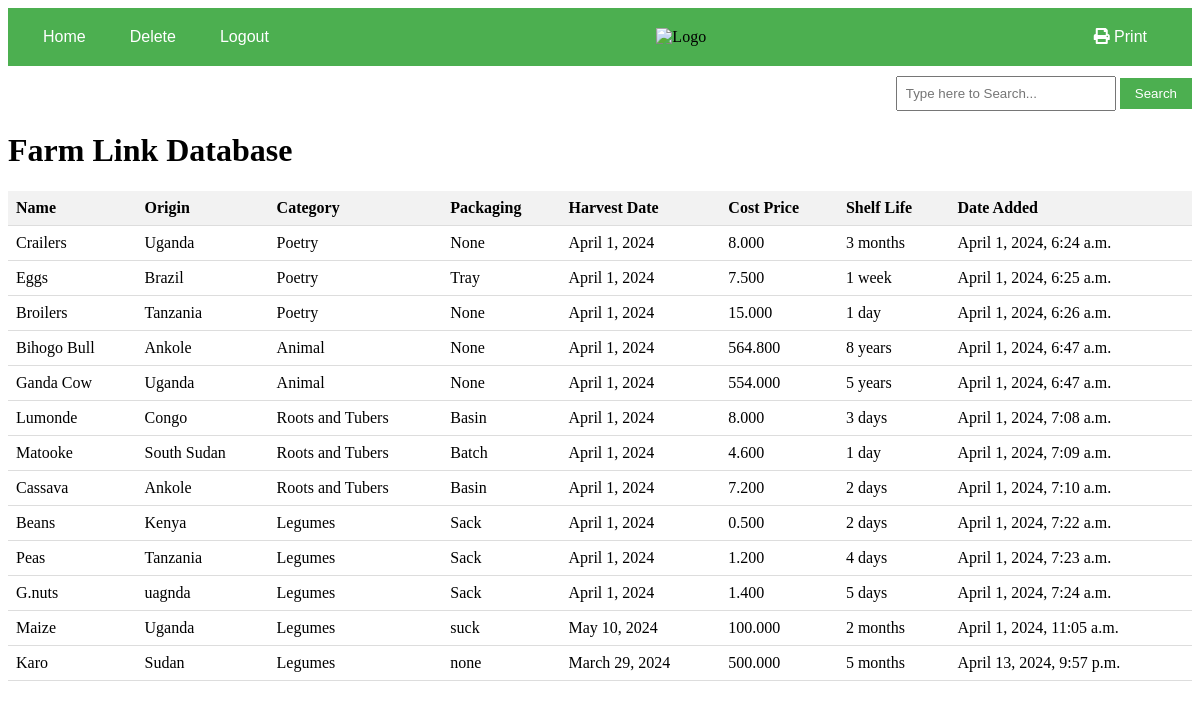
The app's page /product_list/ (signed in) with its own data.
### myproduct/models.py (models this page shows, shortened)
class product(models.Model):
    name = models.CharField(max_length=100, null=True)
    origin = models.CharField(max_length=100, null=True)
    category = models.CharField(max_length=100, choices=CATEGORY_PRODUCT, null=True)
    packaging = models.CharField(max_length=100, null=True)
    harvest_date = models.DateField(null=True)
    cost_price = models.DecimalField(max_digits=10, decimal_places=3)
    Shelf_life = models.CharField(max_length=100, null=True)
    date_added = models.DateTimeField(auto_now_add=True)
    class Meta:
        verbose_name_plural = 'Products'

### myproduct/views.py (the view)
# urls.py: path('product_list/', views.product_list, name='product_list'),
@login_required(login_url='user-login')
def product_list(request):
    query = request.GET.get('search')
    if query:
        products = product.objects.filter(
            Q(name__icontains=query) |
            Q(origin__icontains=query) |
            Q(category__icontains=query) |
            Q(packaging__icontains=query) |
            Q(harvest_date__icontains=query) |
            Q(cost_price__icontains=query) |
            Q(Shelf_life__icontains=query) |
            Q(date_added__icontains=query)
        )
    else:
        products = product.objects.all()
    return render(request, 'product/product_list.html', {'products': products})

### templates/product/product_list.html (shortened to what this page needs)
<!DOCTYPE html>
<html lang="en">
<head>
    <link rel="stylesheet" href="https://cdnjs.cloudflare.com/ajax/libs/font-awesome/5.15.4/css/all.min.css">
</head>
<body>
    <div class="navbar">
        <div>
            <button onclick="window.location.href='home_page_url'">Home</button>
            <button onclick="window.location.href='delete_page_url'">Delete</button>
            <button onclick="window.location.href='logout_page_url'">Logout</button>
        </div>
        <div class="logo">
            <img src="logo_image_url" alt="Logo" width="100">
        </div>
        <div>
            <button class="print-button" onclick="window.print()">
                <i class="fas fa-print"></i> Print
            </button>
        </div>
    </div>
    <div class="search-form">
        <form action="{% url 'product_list' %}" method="get">
            <input type="text" class="search-input" name="search" placeholder="Type here to Search...">
            <button type="submit" class="search-button">Search</button>
        </form>
    </div>
    <h1 class="text-primary">Farm Link Database</h1>
    <table class="mx-5">
        <tr>
            <th>Name</th>
            <th>Origin</th>
            <th>Category</th>
            <th>Packaging</th>
            <th>Harvest Date</th>
            <th>Cost Price</th>
            <th>Shelf Life</th>
            <th>Date Added</th>
        </tr>
        {% for product in products %}
        <tr>
            <td>{{ product.name }}</td>
            <td>{{ product.origin }}</td>
            <td>{{ product.category }}</td>
            <td>{{ product.packaging }}</td>
            <td>{{ product.harvest_date }}</td>
            <td>{{ product.cost_price }}</td>
            <td>{{ product.Shelf_life }}</td>
            <td>{{ product.date_added }}</td>
        </tr>
        {% endfor %}
    </table>
</body>
</html>

### templates/product/product_list.html (style rules this page uses)
.navbar { background-color: #4CAF50; overflow: hidden; display: flex; justify-content: space-between; align-items: center; padding: 10px 20px; }
.navbar button { background-color: inherit; border: none; cursor: pointer; color: white; text-align: center; padding: 10px 15px; text-decoration: none; font-size: 16px; margin-right: 10px; }
.logo { margin-right: 10px; }
.search-form { margin-top: 10px; margin-bottom: 20px; display: flex; justify-content: flex-end; align-items: center; }
.search-input { padding: 8px; width: 200px; }
.search-button { padding: 8px 15px; background-color: #4CAF50; color: white; border: none; cursor: pointer; }
.print-button { padding: 8px 15px; background-color: #4CAF50; color: white; border: none; cursor: pointer; }
table { width: 100%; border-collapse: collapse; }
th, td { padding: 8px; text-align: left; border-bottom: 1px solid #ddd; }
th { background-color: #f2f2f2; }

### records on screen
product: name "Crailers", origin "Uganda", category "Poetry", packaging "None", harvest_date "April 1, 2024", cost_price "8.000", Shelf_life "3 months", date_added "April 1, 2024, 6:24 a.m."
product: name "Eggs", origin "Brazil", category "Poetry", packaging "Tray", harvest_date "April 1, 2024", cost_price "7.500", Shelf_life "1 week", date_added "April 1, 2024, 6:25 a.m."
product: name "Broilers", origin "Tanzania", category "Poetry", packaging "None", harvest_date "April 1, 2024", cost_price "15.000", Shelf_life "1 day", date_added "April 1, 2024, 6:26 a.m."
product: name "Bihogo Bull", origin "Ankole", category "Animal", packaging "None", harvest_date "April 1, 2024", cost_price "564.800", Shelf_life "8 years", date_added "April 1, 2024, 6:47 a.m."
product: name "Ganda Cow", origin "Uganda", category "Animal", packaging "None", harvest_date "April 1, 2024", cost_price "554.000", Shelf_life "5 years", date_added "April 1, 2024, 6:47 a.m."
product: name "Lumonde", origin "Congo", category "Roots and Tubers", packaging "Basin", harvest_date "April 1, 2024", cost_price "8.000", Shelf_life "3 days", date_added "April 1, 2024, 7:08 a.m."
product: name "Matooke", origin "South Sudan", category "Roots and Tubers", packaging "Batch", harvest_date "April 1, 2024", cost_price "4.600", Shelf_life "1 day", date_added "April 1, 2024, 7:09 a.m."
product: name "Cassava", origin "Ankole", category "Roots and Tubers", packaging "Basin", harvest_date "April 1, 2024", cost_price "7.200", Shelf_life "2 days", date_added "April 1, 2024, 7:10 a.m."
product: name "Beans", origin "Kenya", category "Legumes", packaging "Sack", harvest_date "April 1, 2024", cost_price "0.500", Shelf_life "2 days", date_added "April 1, 2024, 7:22 a.m."
product: name "Peas", origin "Tanzania", category "Legumes", packaging "Sack", harvest_date "April 1, 2024", cost_price "1.200", Shelf_life "4 days", date_added "April 1, 2024, 7:23 a.m."
product: name "G.nuts", origin "uagnda", category "Legumes", packaging "Sack", harvest_date "April 1, 2024", cost_price "1.400", Shelf_life "5 days", date_added "April 1, 2024, 7:24 a.m."
product: name "Maize", origin "Uganda", category "Legumes", packaging "suck", harvest_date "May 10, 2024", cost_price "100.000", Shelf_life "2 months", date_added "April 1, 2024, 11:05 a.m."
product: name "Karo", origin "Sudan", category "Legumes", packaging "none", harvest_date "March 29, 2024", cost_price "500.000", Shelf_life "5 months", date_added "April 13, 2024, 9:57 p.m."
